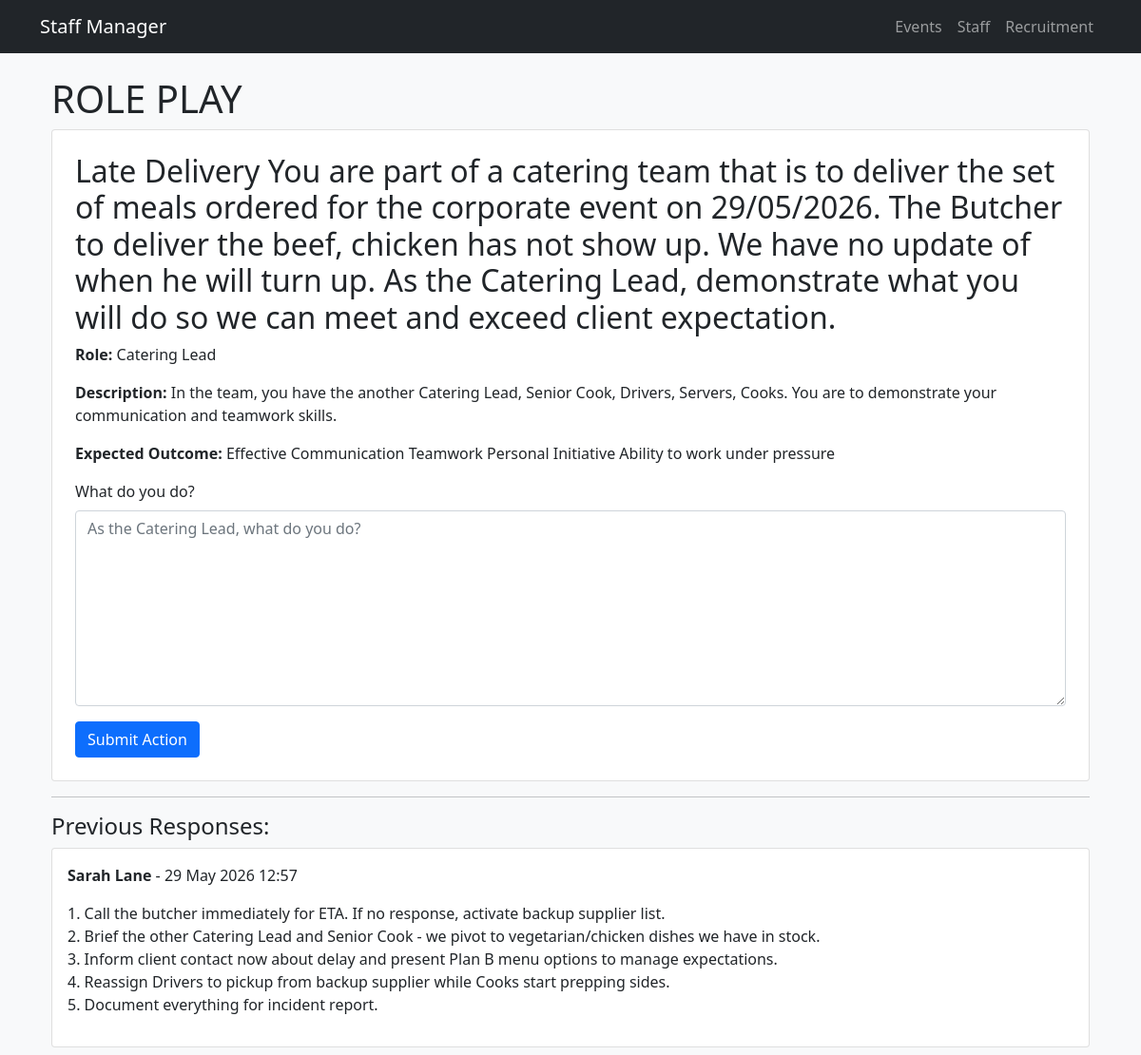
/staff/role_play/1/, run on the app's committed database.
### staff/models.py (models this page shows, shortened)
class RolePlay(models.Model):
    scenario = models.TextField()
    role = models.CharField(max_length=50, blank=True, null=True)
    description = models.TextField()
    expected_outcome = models.TextField()

class RolePlayResponse(models.Model):
    roleplay = models.ForeignKey(RolePlay, on_delete=models.CASCADE, related_name='responses')
    staff = models.ForeignKey(Staff, on_delete=models.CASCADE, related_name='roleplay_responses')
    action = models.TextField(help_text="What the staff member said/did")
    submitted_at = models.DateTimeField(auto_now_add=True)
    class Meta:
        ordering = ['-submitted_at']
        verbose_name = "Role Play Response"
        verbose_name_plural = "Role Play Responses"

class Staff(models.Model):
    name = models.CharField(max_length=100)
    email = models.EmailField(unique=True, blank=True, null=True)
    phone = EncryptedCharField(max_length=255)
    whatsapp = EncryptedCharField(max_length=255)
    role = models.ForeignKey(Role, on_delete=models.SET_NULL, null=True, blank=True)
    is_active = models.BooleanField(default=True)
    address = EncryptedTextField(max_length=355)
    next_of_kin = EncryptedCharField(max_length=255)
    emergency_contact_name = models.CharField(max_length=100)
    emergency_contact_phone = EncryptedCharField(max_length=255)
    reliability_score = models.IntegerField(default=100, help_text="Reliability score 0-100")
    reliability_notes = models.TextField(blank=True, null=True)
    APPROVAL_REQUIRED_FIELDS = ['address', 'next_of_kin', 'emergency_contact_name', 'emergency_contact_phone']
    DIRECT_UPDATE_FIELDS = ['name', 'email', 'phone', 'whatsapp', 'role', 'is_active']

### staff/views.py (the view)
# urls.py: path('role_play/<int:pk>/', RolePlayDetailView.as_view(), name='role_play_detail'),
class RolePlayDetailView(DetailView):
    model = RolePlay
    template_name = 'staff/role_play_detail.html'
    context_object_name = 'roleplay'
    def get_context_data(self, **kwargs):
        context = super().get_context_data(**kwargs)
        context['responses'] = self.object.responses.all().order_by('-submitted_at')
        context['form'] = RolePlayResponseForm()
        return context

### staff/forms.py
class RolePlayResponseForm(forms.ModelForm):
    class Meta:
        model = RolePlayResponse
        fields = ['action']  # Only let user fill the action
        widgets = {
            'action': forms.Textarea(attrs={
                'rows': 8,
                'class': 'form-control',
                'placeholder': 'As the Catering Lead, what do you do?'
            })
        }
        labels = {
            'action': 'What do you do?'
        }

### staff/fields.py (called while the page is built)
    def from_db_value(self, value, expression, connection):
        if value is None:
            return value
        try:
            return self.cipher.decrypt(value.encode()).decode()
        except (InvalidToken, ValueError):
            return value

    def from_db_value(self, value, expression, connection):
        if value is None:
            return value
        try:
            return self.cipher.decrypt(value.encode()).decode()
        except (InvalidToken, ValueError):
            return value

### staff/templates/staff/role_play_detail.html (shortened to what this page needs)
{% extends 'staff/base.html' %}
{% block content %}
<div class="container mt-4">
    <h1>ROLE PLAY</h1>
    <div class="card p-4">
        <h2>{{ roleplay.scenario }}</h2>
        <p><strong>Role:</strong> {{ roleplay.role }}</p>
        <p><strong>Description:</strong> {{ roleplay.description }}</p>
        <p><strong>Expected Outcome:</strong> {{ roleplay.expected_outcome }}</p>
        <form method="post" action="{% url 'staff:start_scenario' roleplay.id %}">
            <div class="mb-3">
                <label for="{{ form.action.id_for_label }}" class="form-label">What do you do?</label>
                {{ form.action }}
            </div>
            <button type="submit" class="btn btn-primary">Submit Action</button>
        </form>
    </div>
    {% if responses %}
        <hr>
        <h4>Previous Responses:</h4>
        {% for resp in responses %}
            <div class="card mb-2">
                <div class="card-body">
                    <strong>{{ resp.staff.name }}</strong> - {{ resp.submitted_at|date:"d M Y H:i" }}
                    <p>{{ resp.action|linebreaks }}</p>
                </div>
            </div>
        {% endfor %}
    {% endif %}
</div>
{% endblock %}

### staff/templates/staff/base.html (style rules this page uses)
body { background-color: #f8f9fa; }

### data on the page
RolePlay: scenario "Late Delivery You are part of a catering team that is to deliver the set of meals ordered for the corporate event on 29/05/2026. The Butcher to deliver the beef, chicken has not show up. We have no update of when he will turn up. As the Catering Lead, demonstrate what you will do so we can meet and exceed client expectation.", role "Catering Lead", description "In the team, you have the another Catering Lead, Senior Cook, Drivers, Servers, Cooks. You are to demonstrate your communication and teamwork skills.", expected_outcome "Effective Communication Teamwork Personal Initiative Ability to work under pressure"
RolePlayResponse: staff.name "Sarah Lane", submitted_at "29 May 2026 12:57", action "1. Call the butcher immediately for ETA. If no response, activate backup supplier list. 2. Brief the other Catering Lead and Senior Cook - we pivot to vegetarian/chicken dishes we have in stock. 3. Inform client contact now about delay and present Plan B menu options to manage expectations. 4. Reassign Drivers to pickup from backup supplier while Cooks start prepping sides. 5. Document everything for incident report."
